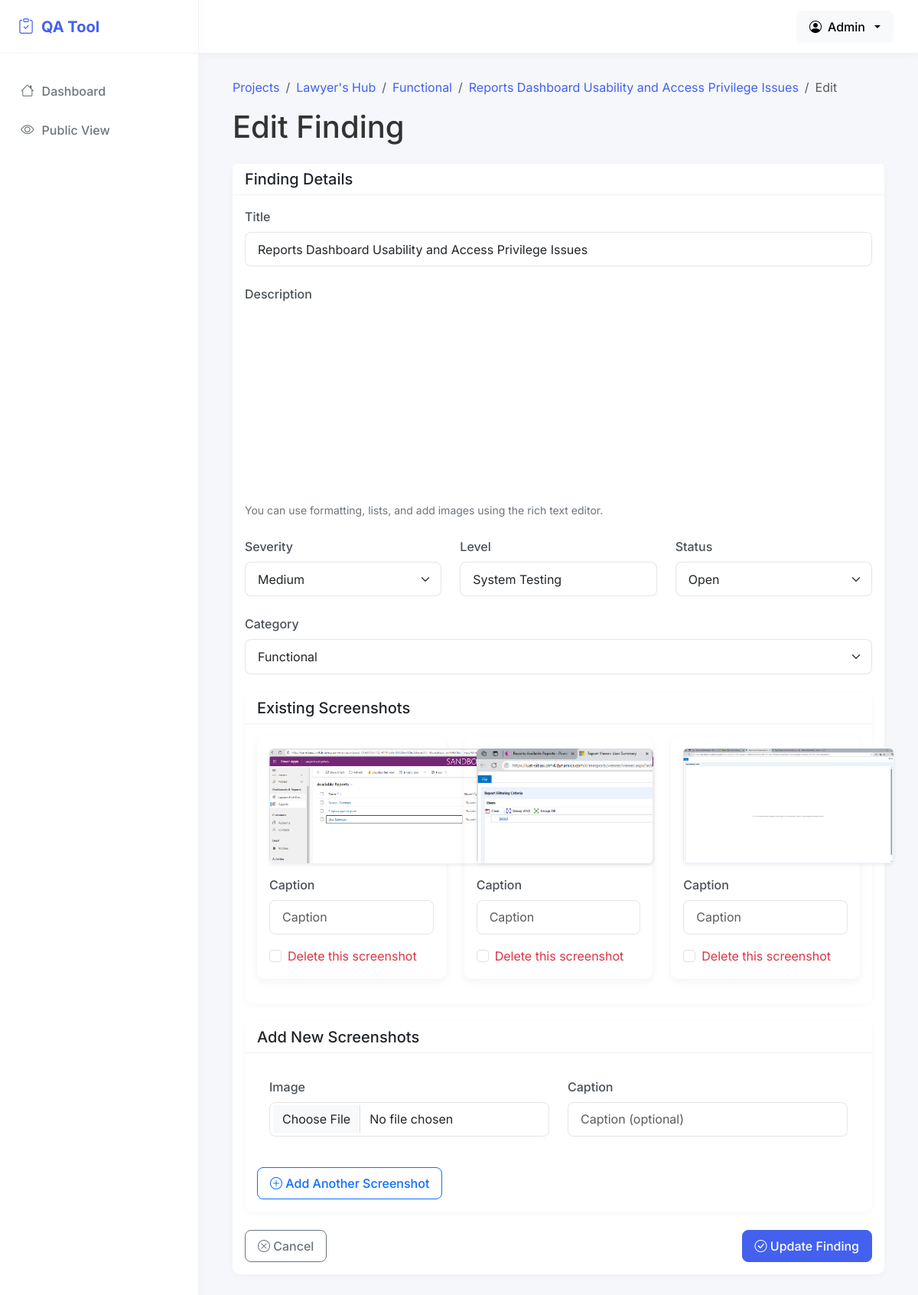
Screenshot of /finding/3/edit (signed in) with the database file from the repository.
### app.py (models this page shows, shortened)
class Project(db.Model):
    id = db.Column(db.Integer, primary_key=True)
    name = db.Column(db.String(100), nullable=False)
    description = db.Column(db.Text)
    created_date = db.Column(db.DateTime, default=datetime.utcnow)
    categories = db.relationship('Category', backref='project', cascade='all, delete-orphan')

class Category(db.Model):
    id = db.Column(db.Integer, primary_key=True)
    name = db.Column(db.String(100), nullable=False)
    project_id = db.Column(db.Integer, db.ForeignKey('project.id'), nullable=False)
    findings = db.relationship('Finding', backref='category', cascade='all, delete-orphan')

class Finding(db.Model):
    id = db.Column(db.Integer, primary_key=True)
    title = db.Column(db.String(100), nullable=False)
    description = db.Column(db.Text)
    severity = db.Column(db.String(20), nullable=False)  # Critical, High, Medium, Low
    level = db.Column(db.String(50))
    status = db.Column(db.String(20), nullable=False)  # Open, In Progress, Closed
    created_date = db.Column(db.DateTime, default=datetime.utcnow)
    category_id = db.Column(db.Integer, db.ForeignKey('category.id'), nullable=False)
    screenshots = db.relationship('Screenshot', backref='finding', cascade='all, delete-orphan')

class Screenshot(db.Model):
    id = db.Column(db.Integer, primary_key=True)
    file_path = db.Column(db.String(255), nullable=False)
    caption = db.Column(db.String(255))
    finding_id = db.Column(db.Integer, db.ForeignKey('finding.id'), nullable=False)
    created_date = db.Column(db.DateTime, default=datetime.utcnow)

### app.py (the view, shortened to what this page needs)
@app.route('/finding/<int:finding_id>/edit', methods=['GET', 'POST'])
@admin_required
def edit_finding(finding_id):
    finding = Finding.query.get_or_404(finding_id)
    project_id = finding.category.project_id
    categories = Category.query.filter_by(project_id=project_id).all()
    return render_template('edit_finding.html', finding=finding, categories=categories)

### app.py (called while the page is built)
def admin_required(f):
    @wraps(f)
    def decorated_function(*args, **kwargs):
        if not session.get('logged_in'):
            return redirect(url_for('public_index'))
        return f(*args, **kwargs)
    return decorated_function

### templates/edit_finding.html (shortened to what this page needs)
{% extends "base.html" %}
{% block extra_head %}
<link href="https://cdn.quilljs.com/1.3.6/quill.snow.css" rel="stylesheet">
{% endblock %}
{% block content %}
<div class="container-fluid">
    <nav aria-label="breadcrumb">
        <ol class="breadcrumb">
            <li class="breadcrumb-item"><a href="{{ url_for('index') }}">Projects</a></li>
            <li class="breadcrumb-item"><a href="{{ url_for('view_project', project_id=finding.category.project.id) }}">{{ finding.category.project.name }}</a></li>
            <li class="breadcrumb-item"><a href="{{ url_for('view_category', category_id=finding.category.id) }}">{{ finding.category.name }}</a></li>
            <li class="breadcrumb-item"><a href="{{ url_for('view_finding', finding_id=finding.id) }}">{{ finding.title }}</a></li>
            <li class="breadcrumb-item active">Edit</li>
        </ol>
    </nav>
    <div class="d-flex justify-content-between align-items-center mb-4">
        <h1 class="mb-0">Edit Finding</h1>
    </div>
    <div class="card">
        <div class="card-header">
            <h5 class="mb-0">Finding Details</h5>
        </div>
        <div class="card-body">
            <form method="POST" enctype="multipart/form-data">
                <div class="mb-4">
                    <label for="title" class="form-label">Title</label>
                    <input type="text" class="form-control" id="title" name="title" value="{{ finding.title }}" required>
                </div>
                <div class="mb-4">
                    <label for="description-container" class="form-label">Description</label>
                    <div id="description-container" class="quill-editor"></div>
                    <small class="text-muted">You can use formatting, lists, and add images using the rich text editor.</small>
                </div>
                <div class="row mb-4">
                    <div class="col-md-4">
                        <label for="severity" class="form-label">Severity</label>
                        <select class="form-select" id="severity" name="severity" required>
                            <option value="Medium" {% if finding.severity == 'Medium' %}selected{% endif %}>Medium</option>
                        </select>
                    </div>
                    <div class="col-md-4">
                        <label for="level" class="form-label">Level</label>
                        <input type="text" class="form-control" id="level" name="level" value="{{ finding.level }}" placeholder="e.g., System, Application, Network">
                    </div>
                    <div class="col-md-4">
                        <label for="status" class="form-label">Status</label>
                        <select class="form-select" id="status" name="status" required>
                            <option value="Open" {% if finding.status == 'Open' %}selected{% endif %}>Open</option>
                        </select>
                    </div>
                </div>
                <div class="mb-4">
                    <label for="category_id" class="form-label">Category</label>
                    <select class="form-select" id="category_id" name="category_id">
                        {% for category in categories %}
                        <option value="{{ category.id }}" {% if category.id == finding.category_id %}selected{% endif %}>{{ category.name }}</option>
                        {% endfor %}
                    </select>
                </div>
                {% if finding.screenshots %}
                <div class="card mb-4">
                    <div class="card-header">
                        <h5 class="mb-0">Existing Screenshots</h5>
                    </div>
                    <div class="card-body">
                        <div class="row">
                            {% for screenshot in finding.screenshots %}
                            <div class="col-md-6 col-lg-4 mb-3">
                                <div class="screenshot-card">
                                    <div class="card-body">
                                        <img src="{{ url_for('static', filename=screenshot.file_path) }}" class="screenshot-preview mb-3 d-block mx-auto" alt="Screenshot">
                                        <div class="mb-3">
                                            <label class="form-label">Caption</label>
                                            <input type="text" class="form-control" name="existing_caption" value="{{ screenshot.caption }}" placeholder="Caption">
                                        </div>
                                        <div class="form-check">
                                            <input class="form-check-input" type="checkbox" name="delete_screenshot" value="{{ screenshot.id }}" id="delete-screenshot-{{ screenshot.id }}">
                                            <label class="form-check-label text-danger" for="delete-screenshot-{{ screenshot.id }}">
                                                Delete this screenshot
                                            </label>
                                        </div>
                                    </div>
                                </div>
                            </div>
                            {% endfor %}
                        </div>
                    </div>
                </div>
                {% endif %}
                <div class="card mb-4">
                    <div class="card-header">
                        <h5 class="mb-0">Add New Screenshots</h5>
                    </div>
                    <div class="card-body">
                        <div id="new-screenshot-container">
                            <div class="screenshot-row p-3 mb-3">
                                <div class="row">
                                    <div class="col-md-6">
                                        <label class="form-label">Image</label>
                                        <input type="file" class="form-control" name="new_screenshots" accept="image/*">
                                    </div>
                                    <div class="col-md-6">
                                        <label class="form-label">Caption</label>
                                        <input type="text" class="form-control" name="new_captions" placeholder="Caption (optional)">
                                    </div>
                                </div>
                            </div>
                        </div>
                        <button type="button" class="btn btn-outline-primary mt-2" id="add-screenshot">
                            <i class="bi bi-plus-circle"></i> Add Another Screenshot
                        </button>
                    </div>
                </div>
                <div class="d-flex justify-content-between mt-4">
                    <a href="{{ url_for('view_finding', finding_id=finding.id) }}" class="btn btn-outline-secondary">
                        <i class="bi bi-x-circle"></i> Cancel
                    </a>
                    <button type="submit" class="btn btn-primary" id="submit-btn">
                        <i class="bi bi-check-circle"></i> Update Finding
                    </button>
                </div>
            </form>
        </div>
    </div>
</div>
{% endblock %}

### templates/base.html (style rules this page uses)
:root { --sidebar-width: 260px; --header-height: 70px; --primary-color: #4361ee; --secondary-color: #3f37c9; --success-color: #4cc9f0; --danger-color: #f72585; --warning-color: #f8961e; --info-color: #4895ef; --light-color: #f8f9fa; --dark-color: #212529; }
body { font-family: 'Inter', 'Segoe UI', Roboto, -apple-system, BlinkMacSystemFont, sans-serif; background-color: #f5f7fa; color: #333; }
.btn-primary { background-color: var(--primary-color); border-color: var(--primary-color); }

### templates/edit_finding.html (style rules this page uses)
.quill-editor { min-height: 250px; background-color: white; border-radius: 8px; }
.screenshot-preview { max-height: 150px; object-fit: contain; border-radius: 6px; box-shadow: 0 2px 5px rgba(0,0,0,0.08); }
.screenshot-card { border-radius: 10px; border: none; box-shadow: 0 4px 12px rgba(0, 0, 0, 0.05); transition: transform 0.2s ease-in-out; height: 100%; }
.screenshot-row { transition: all 0.3s ease; }
.breadcrumb-item a { color: var(--primary-color); text-decoration: none; }
.card { border-radius: 10px; border: none; box-shadow: 0 2px 10px rgba(0,0,0,0.03); }
.card-header { background-color: white; border-bottom: 1px solid rgba(0,0,0,0.05); font-weight: 600; }
.form-control, .form-select { border-radius: 8px; border-color: rgba(0,0,0,0.1); padding: 0.6rem 1rem; }
.btn { border-radius: 8px; padding: 0.5rem 1rem; font-weight: 500; }
.btn-primary { background-color: var(--primary-color); border-color: var(--primary-color); }
label.form-label { font-weight: 500; margin-bottom: 0.5rem; color: #495057; }
.text-muted { color: #6c757d !important; }

### rows the page displays
Project: category.project.name "Lawyer's Hub"
Category: category.name "Functional"
Finding: title "Reports Dashboard Usability and Access Privilege Issues", severity "Medium", level "System Testing", status "Open", category_id "Functional"
Screenshot: file_path (picture)
Screenshot: file_path (picture)
Screenshot: file_path (picture)
